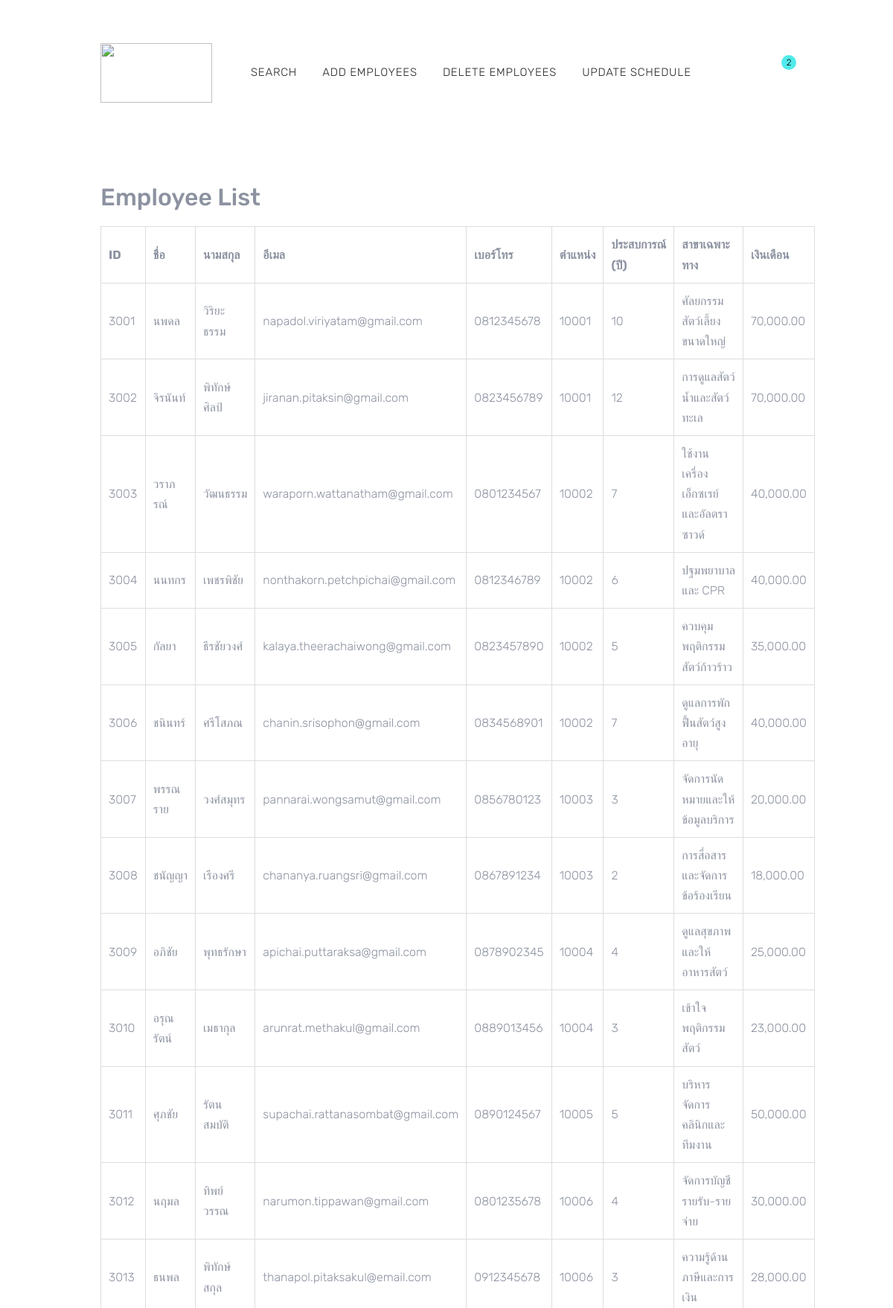
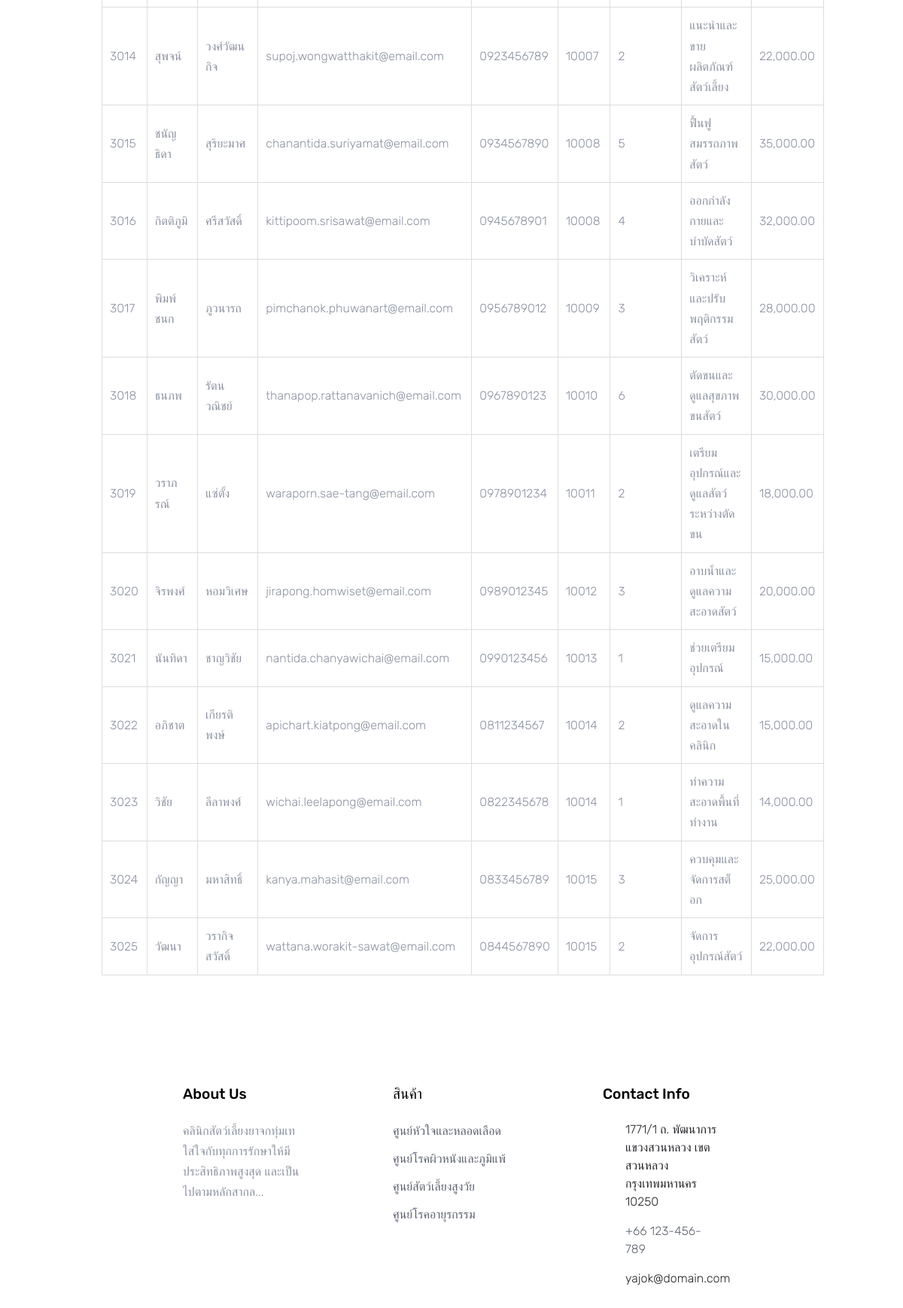
Page /code/alltable.php on the committed database (2 pictures, top to bottom).
### tables this page shows
CREATE TABLE `employees` (
  `Emp_ID` int(11) NOT NULL,
  `Emp_Firstname` varchar(255) DEFAULT NULL,
  `Emp_Lastname` varchar(255) DEFAULT NULL,
  `Emp_Mail` varchar(255) DEFAULT NULL,
  `Emp_Tel` varchar(15) DEFAULT NULL,
  `Position_ID` int(11) DEFAULT NULL,
  `Years_of_experience` int(11) DEFAULT NULL,
  `Vet_Specialization` varchar(255) DEFAULT NULL,
  `Salary` decimal(10,2) DEFAULT NULL
);

### code/alltable.php (the view, shortened to what this page needs)
<?php
$conn = new mysqli('localhost', 'root', '', 'clinics');
$sql_employees = "SELECT Emp_ID, Emp_Firstname, Emp_Lastname, Emp_Mail, Emp_Tel, Position_ID, Years_of_experience, Vet_Specialization, Salary FROM employees";
$result_employees = $conn->query($sql_employees);
?>
<!DOCTYPE html>
<html lang="en">
<head>
  <link rel="stylesheet" href="fonts/icomoon/style.css">
  <link rel="stylesheet" href="css/bootstrap.min.css">
  <link rel="stylesheet" href="css/magnific-popup.css">
  <link rel="stylesheet" href="css/jquery-ui.css">
  <link rel="stylesheet" href="css/owl.carousel.min.css">
  <link rel="stylesheet" href="css/owl.theme.default.min.css">
  <link rel="stylesheet" href="css/aos.css">
  <link rel="stylesheet" href="css/style.css">
</head>
<body>
  <div class="site-wrap">
    <div class="site-navbar py-2">
      <div class="container">
        <div class="d-flex align-items-center justify-content-between">
          <div class="logo">
            <div class="site-logo">
              <a href="home.php" class="js-logo-clone"><img src="./images/YAJOK.png" style="width:150px;height:80px;"></a>
            </div>
          </div>
          <div class="main-nav d-none d-lg-block">
            <nav class="site-navigation text-right text-md-center" role="navigation">
              <ul class="site-menu js-clone-nav d-none d-lg-block">
                <li><a href="searcher.php">Search</a></li>
                <li><a href="insert_employee.php">Add Employees</a></li>
                <li><a href="delete_employee.php">Delete Employees</a></li>
                <li><a href="schedule.php">Update Schedule</a></li>
              </ul>
            </nav>
          </div>
          <div class="icons">
            <a href="#" class="icons-btn d-inline-block js-search-open"><span class="icon-search"></span></a>
            <a href="cart.html" class="icons-btn d-inline-block bag">
              <span class="icon-shopping-bag"></span>
              <span class="number">2</span>
            </a>
          </div>
        </div>
      </div>
    </div>
    <div class="container">
      <h2>Employee List</h2>
      <table>
        <tr>
          <th>ID</th>
          <th>ชื่อ</th>
          <th>นามสกุล</th>
          <th>อีเมล</th>
          <th>เบอร์โทร</th>
          <th>ตำแหน่ง</th>
          <th>ประสบการณ์ (ปี)</th>
          <th>สาขาเฉพาะทาง</th>
          <th>เงินเดือน</th>
        </tr>
        <?php if ($result_employees && $result_employees->num_rows > 0) { ?>
          <?php while($row = $result_employees->fetch_assoc()) { ?>
            <tr>
              <td><?php echo htmlspecialchars($row['Emp_ID']); ?></td>
              <td><?php echo htmlspecialchars($row['Emp_Firstname']); ?></td>
              <td><?php echo htmlspecialchars($row['Emp_Lastname']); ?></td>
              <td><?php echo htmlspecialchars($row['Emp_Mail']); ?></td>
              <td><?php echo htmlspecialchars($row['Emp_Tel']); ?></td>
              <td><?php echo htmlspecialchars($row['Position_ID']); ?></td>
              <td><?php echo htmlspecialchars($row['Years_of_experience']); ?></td>
              <td><?php echo htmlspecialchars($row['Vet_Specialization']); ?></td>
              <td><?php echo number_format($row['Salary'], 2); ?></td>
            </tr>
          <?php } ?>
        <?php } else { ?>
          <tr>
            <td colspan="9">ไม่พบข้อมูล</td>
          </tr>
        <?php } ?>
      </table>
    <footer class="site-footer">
      <div class="container">
        <div class="row">
          <div class="col-md-6 col-lg-3 mb-4 mb-lg-0">
            <div class="block-7">
              <h3 class="footer-heading mb-4">About Us</h3>
              <p>คลินิกสัตว์เลี้ยงยาจกทุ่มเทใส่ใจกับทุกการรักษาให้มีประสิทธิภาพสูงสุด และเป็นไปตามหลักสากล...</p>
            </div>
          </div>
          <div class="col-lg-3 mx-auto mb-5 mb-lg-0">
            <h3 class="footer-heading mb-4">สินค้า</h3>
            <ul class="list-unstyled">
              <li><a href="#">ศูนย์หัวใจและหลอดเลือด</a></li>
              <li><a href="#">ศูนย์โรคผิวหนังและภูมิแพ้</a></li>
              <li><a href="#">ศูนย์สัตว์เลี้ยงสูงวัย</a></li>
              <li><a href="#">ศูนย์โรคอายุรกรรม</a></li>
            </ul>
          </div>
          <div class="col-md-6 col-lg-3">
            <div class="block-5 mb-5">
              <h3 class="footer-heading mb-4">Contact Info</h3>
              <ul class="list-unstyled">
                <li class="address">1771/1 ถ. พัฒนาการ แขวงสวนหลวง เขตสวนหลวง กรุงเทพมหานคร 10250</li>
                <li class="phone"><a href="tel://23923929210">+66 123-456-789</a></li>
                <li class="email">yajok@domain.com</li>
              </ul>
            </div>
          </div>
        </div>
      </div>
    </footer>
  </div>
</body>
</html>

### code/css/style.css (style rules this page uses)
body { line-height: 1.7; color: #8c92a0; font-weight: 300; font-size: 16px; }
.container { width: 80%; margin: 50px auto; }
table { width: 100%; border-collapse: collapse; margin-top: 20px; }
th, td { padding: 10px; border: 1px solid #ddd; text-align: left; }
a { -webkit-transition: .3s all ease; -o-transition: .3s all ease; transition: .3s all ease; }
.site-wrap:before { -webkit-transition: .3s all ease-in-out; -o-transition: .3s all ease-in-out; transition: .3s all ease-in-out; background: rgba(0, 0, 0, 0.6); content: ""; position: absolute; z-index: 2000; top: 0; left: 0; right: 0; bottom: 0; opacity: 0; visibility: hidden; }
.site-footer { padding: 6em 0; }
.site-footer ul li { margin-bottom: 10px; }
.site-footer ul li a { color: #5c626e; }
.site-footer .footer-heading { font-size: 1.2rem; color: #000; margin-bottom: 1rem; }
.site-logo a { text-transform: uppercase; letter-spacing: .2em; font-size: 22px; color: #000 !important; font-weight: 900; }
.icons-btn { display: inline-block; text-align: center; }
.icons-btn span { display: block; height: 40px; width: 40px; line-height: 40px; }
.site-navbar { margin-bottom: 0px; z-index: 1999; position: relative; top: 0; width: 100%; background: #fff; }
.site-navbar a { color: #000; }
.site-navbar .site-navigation .site-menu { margin-left: 0; padding-left: 0; margin-bottom: 0; }
.site-navbar .site-navigation .site-menu a { text-decoration: none !important; font-size: 15px; display: inline-block; }
.site-navbar .site-navigation .site-menu > li { display: inline-block; padding: 10px 5px; }
.site-navbar .site-navigation .site-menu > li > a { padding: 10px 10px; text-transform: uppercase; letter-spacing: .05em; color: #25262a; font-size: 15px; text-decoration: none !important; }
.block-5 ul, .block-5 ul li { list-style: none; padding: 0; margin: 0; line-height: 1.5; }
.block-5 ul li { padding-left: 30px; position: relative; margin-bottom: 15px; color: #25262a; }
.block-5 ul li:before { top: 0; font-family: "icomoon"; content: ""; position: absolute; left: 0; font-size: 20px; line-height: 1; color: #51eaea; }
.block-5 ul li.address:before { content: "\e8b4"; }
.block-5 ul li.email:before { content: "\f0e0"; }
.block-5 ul li.phone:before { content: "\f095"; }
.bag { position: relative; }
.bag .number { position: absolute; top: 0; width: 20px; height: 20px; border-radius: 50%; line-height: 20px; color: #000; font-size: 12px; background: #51eaea; right: -5px; }

### rows in the picture
employees: Emp_ID "3001", Emp_Firstname "นพดล", Emp_Lastname "วิริยะธรรม", Emp_Mail "napadol.viriyatam@gmail.com", Emp_Tel "0812345678", Position_ID "10001", Years_of_experience "10", Vet_Specialization "ศัลยกรรมสัตว์เลี้ยงขนาดใหญ่", Salary "70,000.00"
employees: Emp_ID "3002", Emp_Firstname "จิรนันท์", Emp_Lastname "พิทักษ์ศิลป์", Emp_Mail "jiranan.pitaksin@gmail.com", Emp_Tel "0823456789", Position_ID "10001", Years_of_experience "12", Vet_Specialization "การดูแลสัตว์น้ำและสัตว์ทะเล", Salary "70,000.00"
employees: Emp_ID "3003", Emp_Firstname "วราภรณ์", Emp_Lastname "วัฒนธรรม", Emp_Mail "waraporn.wattanatham@gmail.com", Emp_Tel "0801234567", Position_ID "10002", Years_of_experience "7", Vet_Specialization "ใช้งานเครื่องเอ็กซเรย์และอัลตราซาวด์", Salary "40,000.00"
employees: Emp_ID "3004", Emp_Firstname "นนทกร", Emp_Lastname "เพชรพิชัย", Emp_Mail "nonthakorn.petchpichai@gmail.com", Emp_Tel "0812346789", Position_ID "10002", Years_of_experience "6", Vet_Specialization "ปฐมพยาบาลและ CPR", Salary "40,000.00"
employees: Emp_ID "3005", Emp_Firstname "กัลยา", Emp_Lastname "ธีรชัยวงศ์", Emp_Mail "kalaya.theerachaiwong@gmail.com", Emp_Tel "0823457890", Position_ID "10002", Years_of_experience "5", Vet_Specialization "ควบคุมพฤติกรรมสัตว์ก้าวร้าว", Salary "35,000.00"
employees: Emp_ID "3006", Emp_Firstname "ชนินทร์", Emp_Lastname "ศรีโสภณ", Emp_Mail "chanin.srisophon@gmail.com", Emp_Tel "0834568901", Position_ID "10002", Years_of_experience "7", Vet_Specialization "ดูแลการพักฟื้นสัตว์สูงอายุ", Salary "40,000.00"
employees: Emp_ID "3007", Emp_Firstname "พรรณราย", Emp_Lastname "วงศ์สมุทร", Emp_Mail "pannarai.wongsamut@gmail.com", Emp_Tel "0856780123", Position_ID "10003", Years_of_experience "3", Vet_Specialization "จัดการนัดหมายและให้ข้อมูลบริการ", Salary "20,000.00"
employees: Emp_ID "3008", Emp_Firstname "ชนัญญา", Emp_Lastname "เรืองศรี", Emp_Mail "chananya.ruangsri@gmail.com", Emp_Tel "0867891234", Position_ID "10003", Years_of_experience "2", Vet_Specialization "การสื่อสารและจัดการข้อร้องเรียน", Salary "18,000.00"
employees: Emp_ID "3009", Emp_Firstname "อภิชัย", Emp_Lastname "พุทธรักษา", Emp_Mail "apichai.puttaraksa@gmail.com", Emp_Tel "0878902345", Position_ID "10004", Years_of_experience "4", Vet_Specialization "ดูแลสุขภาพและให้อาหารสัตว์", Salary "25,000.00"
employees: Emp_ID "3010", Emp_Firstname "อรุณรัตน์", Emp_Lastname "เมธากุล", Emp_Mail "arunrat.methakul@gmail.com", Emp_Tel "0889013456", Position_ID "10004", Years_of_experience "3", Vet_Specialization "เข้าใจพฤติกรรมสัตว์", Salary "23,000.00"
employees: Emp_ID "3011", Emp_Firstname "ศุภชัย", Emp_Lastname "รัตนสมบัติ", Emp_Mail "supachai.rattanasombat@gmail.com", Emp_Tel "0890124567", Position_ID "10005", Years_of_experience "5", Vet_Specialization "บริหารจัดการคลินิกและทีมงาน", Salary "50,000.00"
employees: Emp_ID "3012", Emp_Firstname "นฤมล", Emp_Lastname "ทิพย์วรรณ", Emp_Mail "narumon.tippawan@gmail.com", Emp_Tel "0801235678", Position_ID "10006", Years_of_experience "4", Vet_Specialization "จัดการบัญชีรายรับ-รายจ่าย", Salary "30,000.00"
employees: Emp_ID "3013", Emp_Firstname "ธนพล", Emp_Lastname "พิทักษ์สกุล", Emp_Mail "thanapol.pitaksakul@email.com", Emp_Tel "0912345678", Position_ID "10006", Years_of_experience "3", Vet_Specialization "ความรู้ด้านภาษีและการเงิน", Salary "28,000.00"
employees: Emp_ID "3014", Emp_Firstname "สุพจน์", Emp_Lastname "วงศ์วัฒนกิจ", Emp_Mail "supoj.wongwatthakit@email.com", Emp_Tel "0923456789", Position_ID "10007", Years_of_experience "2", Vet_Specialization "แนะนำและขายผลิตภัณฑ์สัตว์เลี้ยง", Salary "22,000.00"
employees: Emp_ID "3015", Emp_Firstname "ชนัญธิดา", Emp_Lastname "สุริยะมาศ", Emp_Mail "chanantida.suriyamat@email.com", Emp_Tel "0934567890", Position_ID "10008", Years_of_experience "5", Vet_Specialization "ฟื้นฟูสมรรถภาพสัตว์", Salary "35,000.00"
employees: Emp_ID "3016", Emp_Firstname "กิตติภูมิ", Emp_Lastname "ศรีสวัสดิ์", Emp_Mail "kittipoom.srisawat@email.com", Emp_Tel "0945678901", Position_ID "10008", Years_of_experience "4", Vet_Specialization "ออกกำลังกายและบำบัดสัตว์", Salary "32,000.00"
employees: Emp_ID "3017", Emp_Firstname "พิมพ์ชนก", Emp_Lastname "ภูวนารถ", Emp_Mail "pimchanok.phuwanart@email.com", Emp_Tel "0956789012", Position_ID "10009", Years_of_experience "3", Vet_Specialization "วิเคราะห์และปรับพฤติกรรมสัตว์", Salary "28,000.00"
employees: Emp_ID "3018", Emp_Firstname "ธนภพ", Emp_Lastname "รัตนวณิชย์", Emp_Mail "thanapop.rattanavanich@email.com", Emp_Tel "0967890123", Position_ID "10010", Years_of_experience "6", Vet_Specialization "ตัดขนและดูแลสุขภาพขนสัตว์", Salary "30,000.00"
employees: Emp_ID "3019", Emp_Firstname "วราภรณ์", Emp_Lastname "แซ่ตั้ง", Emp_Mail "waraporn.sae-tang@email.com", Emp_Tel "0978901234", Position_ID "10011", Years_of_experience "2", Vet_Specialization "เตรียมอุปกรณ์และดูแลสัตว์ระหว่างตัดขน", Salary "18,000.00"
employees: Emp_ID "3020", Emp_Firstname "จิรพงศ์", Emp_Lastname "หอมวิเศษ", Emp_Mail "jirapong.homwiset@email.com", Emp_Tel "0989012345", Position_ID "10012", Years_of_experience "3", Vet_Specialization "อาบน้ำและดูแลความสะอาดสัตว์", Salary "20,000.00"
employees: Emp_ID "3021", Emp_Firstname "นันทิดา", Emp_Lastname "ชาญวิชัย", Emp_Mail "nantida.chanyawichai@email.com", Emp_Tel "0990123456", Position_ID "10013", Years_of_experience "1", Vet_Specialization "ช่วยเตรียมอุปกรณ์", Salary "15,000.00"
employees: Emp_ID "3022", Emp_Firstname "อภิชาต", Emp_Lastname "เกียรติพงษ์", Emp_Mail "apichart.kiatpong@email.com", Emp_Tel "0811234567", Position_ID "10014", Years_of_experience "2", Vet_Specialization "ดูแลความสะอาดในคลินิก", Salary "15,000.00"
employees: Emp_ID "3023", Emp_Firstname "วิชัย", Emp_Lastname "ลีลาพงศ์", Emp_Mail "wichai.leelapong@email.com", Emp_Tel "0822345678", Position_ID "10014", Years_of_experience "1", Vet_Specialization "ทำความสะอาดพื้นที่ทำงาน", Salary "14,000.00"
employees: Emp_ID "3024", Emp_Firstname "กัญญา", Emp_Lastname "มหาสิทธิ์", Emp_Mail "kanya.mahasit@email.com", Emp_Tel "0833456789", Position_ID "10015", Years_of_experience "3", Vet_Specialization "ควบคุมและจัดการสต็อก", Salary "25,000.00"
employees: Emp_ID "3025", Emp_Firstname "วัฒนา", Emp_Lastname "วรากิจสวัสดิ์", Emp_Mail "wattana.worakit-sawat@email.com", Emp_Tel "0844567890", Position_ID "10015", Years_of_experience "2", Vet_Specialization "จัดการอุปกรณ์สัตว์", Salary "22,000.00"
